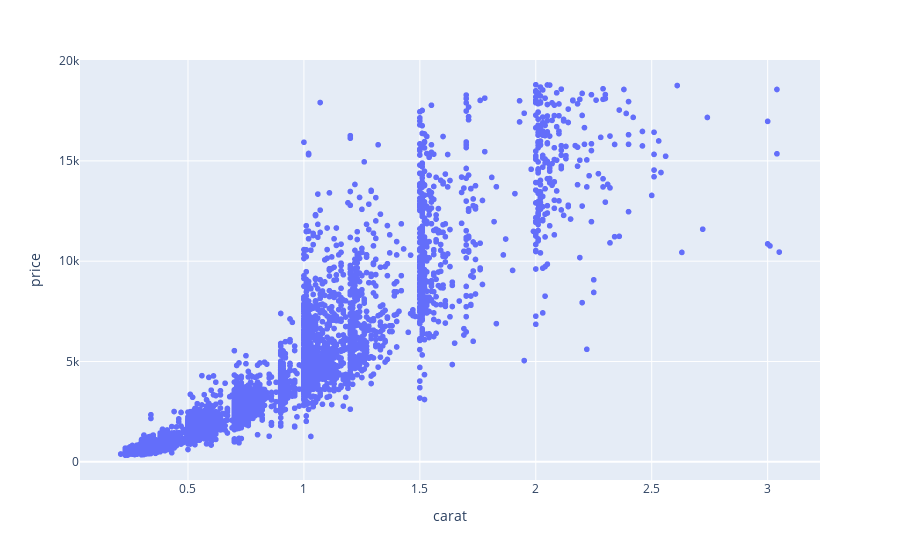

Source (notebook cell):
### Code cell
# Scatter plot
fig = px.scatter(df,x= 'carat',y='price')
fig.show()

### Figure 1 — Plotly figure (JSON) as saved in the notebook; plotly's stock layout.template omitted (floating-point values rounded to 4 significant figures; data arrays with more than 128 entries replaced by an {"elided": "..."} marker saying what was removed)
{"data": [{"hovertemplate": "carat=%{x}<br>price=%{y}<extra></extra>", "legendgroup": "", "marker": {"color": "#636efa", "symbol": "circle"}, "mode": "markers", "name": "", "showlegend": false, "type": "scattergl", "x": {"elided": "5394 float values"}, "xaxis": "x", "y": {"elided": "5394 int values"}, "yaxis": "y"}], "layout": {"legend": {"tracegroupgap": 0}, "margin": {"t": 60}, "xaxis": {"anchor": "y", "domain": [0, 1], "title": {"text": "carat"}}, "yaxis": {"anchor": "x", "domain": [0, 1], "title": {"text": "price"}}}}
